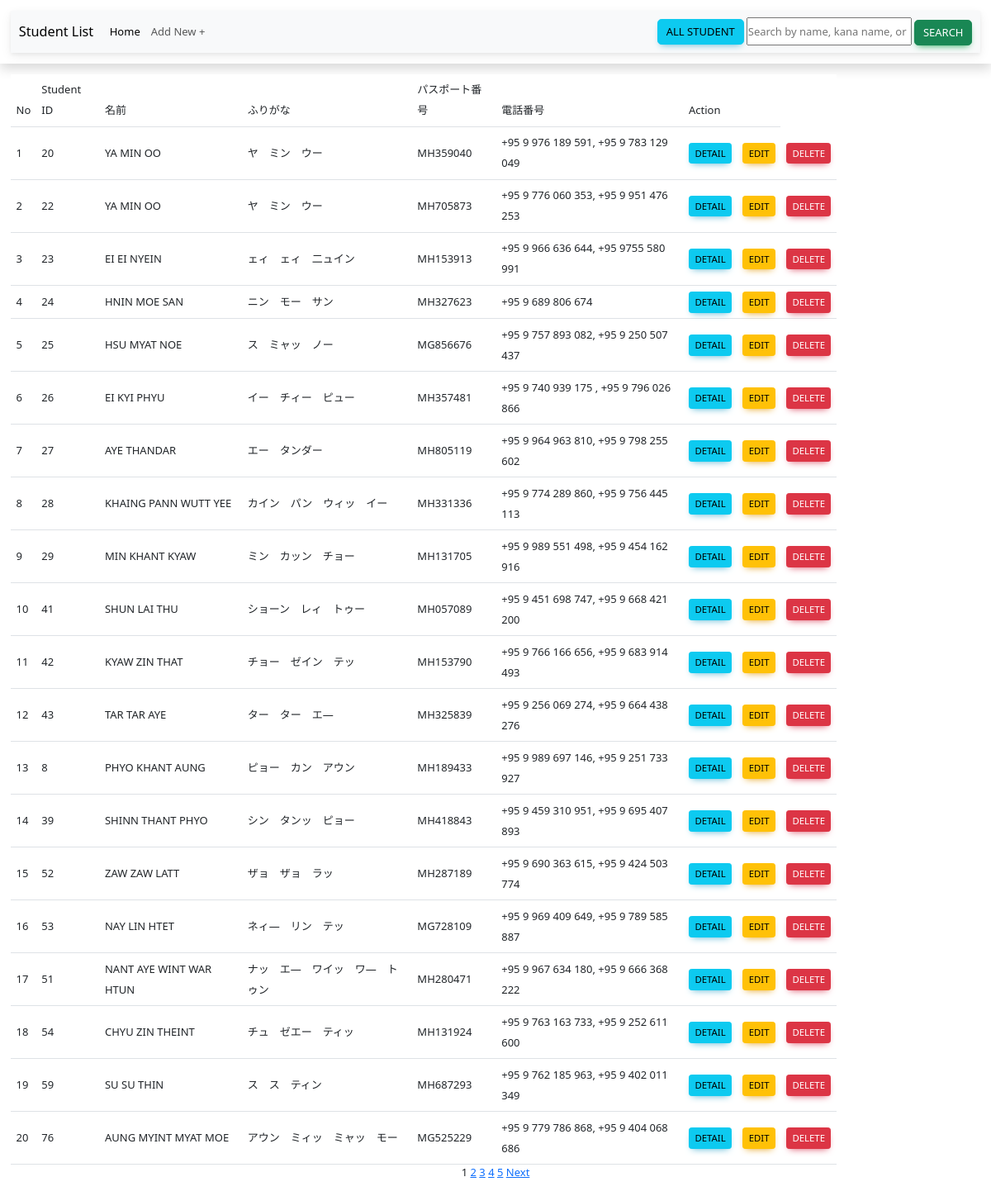
The page / on the database its author committed.
### tables this page shows
CREATE TABLE `student` (
  `id` int(11) NOT NULL,
  `student_id` varchar(255) NOT NULL,
  `photo` varchar(255) NOT NULL,
  `name` varchar(255) NOT NULL,
  `kana_name` varchar(255) NOT NULL,
  `gender` varchar(6) NOT NULL,
  `dob` date NOT NULL,
  `age` int(11) NOT NULL,
  `country` varchar(255) NOT NULL,
  `religion` varchar(255) NOT NULL,
  `nrc_id` varchar(255) NOT NULL,
  `passport` varchar(255) NOT NULL,
  `address` text NOT NULL,
  `per_address` text NOT NULL,
  `tel` varchar(255) NOT NULL,
  `start_date` datetime NOT NULL DEFAULT '0000-00-00 00:00:00' ON UPDATE current_timestamp(),
  `jp_lan_skill` varchar(255) NOT NULL,
  `height` int(11) NOT NULL,
  `weight` int(11) NOT NULL,
  `marriage` varchar(10) NOT NULL,
  `blood_type` varchar(20) NOT NULL,
  `eye_test` varchar(255) NOT NULL,
  `color_blind` varchar(10) NOT NULL,
  `hand` varchar(5) NOT NULL,
  `cook` varchar(10) NOT NULL,
  `disease` varchar(10) NOT NULL,
  `tattoo` varchar(10) NOT NULL,
  `smoke` varchar(10) NOT NULL,
  `drunk` varchar(10) NOT NULL,
  `languages` varchar(255) NOT NULL,
  `certificate` varchar(255) NOT NULL,
  `objective` text NOT NULL,
  `teamwork` varchar(10) NOT NULL,
  `family_income` int(11) NOT NULL,
  `type_of_visa` varchar(255) NOT NULL,
  `planning_money` int(11) NOT NULL,
  `myanmar_job` text NOT NULL,
  `form` varchar(10) NOT NULL,
  `old_visa` varchar(255) DEFAULT NULL
);

### index.php (the view, shortened to what this page needs)
<?php
require "server/db.php";
require "header.php";
$record_per_page = 20;
$page = isset($_GET['page']) ? intval($_GET['page']) : 1;
$start_page = ($page - 1) * $record_per_page;
$search_query = '';
$student_query = "SELECT * FROM student";
$student_query .= " LIMIT :start_page, :record_per_page";
$s = $pdo->prepare($student_query);
$s->bindParam(":start_page", $start_page, PDO::PARAM_INT);
$s->bindParam(":record_per_page", $record_per_page, PDO::PARAM_INT);
$s->execute();
$results = $s->fetchAll(PDO::FETCH_ASSOC);
?>
<div class="header w-auto shadow m-auto p-3">
     <nav class="navbar navbar-expand-lg bg-body-tertiary">
          <div class="container-fluid">
               <a class="navbar-brand" href="index.php">Student List</a>
               <div class="collapse navbar-collapse" id="navbarSupportedContent">
                    <ul class="navbar-nav me-auto mb-2 mb-lg-0">
                         <li class="nav-item">
                              <a class="nav-link active" aria-current="page" href="index.php">Home</a>
                         </li>
                         <li class="nav-item">
                              <a class="nav-link" href="datainput.php">Add New +</a>
                         </li>
                    </ul>
                    <a href="index.php" class="p-1"><button class="btn btn-info">All Student</button></a>
                    <form action="" method="GET">
                         <input type="text" name="q" value="<?= htmlentities($search_query) ?>" placeholder="Search by name, kana name, or passport" style="line-height: 30px; width: 200px;">
                         <input type="submit" value="Search" class="btn btn-success">
                    </form>
               </div>
          </div>
     </nav>
</div>
<div class="col-10">
     <table class="table m-3 align-middle mb-0 bg-white">
          <thead>
               <tr>
                    <th scope="col">No</th>
                    <th scope="col">Student ID</th>
                    <th scope="col">名前</th>
                    <th scope="col">ふりがな</th>
                    <th scope="col">パスポート番号</th>
                    <th scope="col">電話番号</th>
                    <th scope="col" colspan="2">Action</th>
               </tr>
          </thead>
          <tbody>
               <?php foreach ($results as $key => $value) { ?>
                    <th><?= ++$key ?></th>
                    <td scope="row"><?= $value['student_id'] ?></td>
                    <td scope="row"><?= $value['name'] ?></td>
                    <td scope="row"><?= $value['kana_name'] ?></td>
                    <td scope="row"><?= $value['passport'] ?></td>
                    <td scope="row"><?= $value['tel'] ?></td>
                    <td scope="row"><a href="cv.php?id=<?= $value['student_id'] ?>" class="btn btn-sm btn-info" target="_blank">Detail</a>
                    </td>
                    <td scope="row"> <a href="data_edit.php?id=<?= $value['student_id'] ?>" class="btn btn-sm btn-warning" target="_blank">Edit</a>
                    </td>
                    <td scope="row">
                         <a href="delete.php?id=<?= $value['student_id']; ?>" class="btn btn-sm btn-danger" onclick="confirmDelete(event, '<?= $value['student_id']; ?>')">Delete</a>
                    </td>
               <?php  } ?>
          </tbody>
     </table>
</div>
<div class="pagination m-auto" style="width: fit-content;">
     <?php
     $page_qry = "SELECT * FROM student";
     $page_res = $pdo->prepare($page_qry);
     $page_res->execute();
     $total_records = $page_res->rowCount();
     $total_pages = ceil($total_records / $record_per_page);
     echo '<div>';
     for ($i = 1; $i <= $total_pages; $i++) {
          if ($i === $page) {
               echo '<span>' . $i . '</span> ';
          } else {
               echo '<a href="?page=' . $i . '&q=' . urlencode($search_query) . '">' . $i . '</a> ';
          }
     }
     if ($page < $total_pages) {
          echo '<a href="?page=' . ($page + 1) . '&q=' . urlencode($search_query) . '">Next</a>';
     }
     echo '</div>';
     ?>
</div>
<?php
require "footer.php";
?>

### header.php (shortened to what this page needs)
<!DOCTYPE html>
<html lang="en">
<head>
     <link href="https://cdnjs.cloudflare.com/ajax/libs/font-awesome/6.0.0/css/all.min.css" rel="stylesheet" />
     <link href="https://cdnjs.cloudflare.com/ajax/libs/mdb-ui-kit/6.4.0/mdb.min.css" rel="stylesheet" />
     <link rel="stylesheet" href="./css/bootstrap.min.css">
     <link rel="stylesheet" href="./css/main.css">
</head>
<body>

### footer.php (shortened to what this page needs)
</body>
</html>

### css/main.css (style rules this page uses)
* { margin: 0; padding: 0; box-sizing: border-box; font-size: 13px; }
span { padding: 20px 0px; text-align: left; }
table { width: 100%; border-collapse: collapse; }
th, td { line-height: 25px; padding: 5px; text-align: left; }

### rows shown on the page
student: student "20", name "YA MIN OO", kana_name "ヤ ミン ウー", passport "MH359040", tel "+95 9 976 189 591, +95 9 783 129 049"
student: student "22", name "YA MIN OO", kana_name "ヤ ミン ウー", passport "MH705873", tel "+95 9 776 060 353, +95 9 951 476 253"
student: student "23", name "EI EI NYEIN", kana_name "ェィ ェィ 二ュイン", passport "MH153913", tel "+95 9 966 636 644, +95 9755 580 991"
student: student "24", name "HNIN MOE SAN", kana_name "ニン モー サン", passport "MH327623", tel "+95 9 689 806 674"
student: student "25", name "HSU MYAT NOE", kana_name "ス ミャッ ノー", passport "MG856676", tel "+95 9 757 893 082, +95 9 250 507 437"
student: student "26", name "EI KYI PHYU", kana_name "イー チィー ピュー", passport "MH357481", tel "+95 9 740 939 175 , +95 9 796 026 866"
student: student "27", name "AYE THANDAR", kana_name "エー タンダー", passport "MH805119", tel "+95 9 964 963 810, +95 9 798 255 602"
student: student "28", name "KHAING PANN WUTT YEE", kana_name "カイン パン ウィッ イー", passport "MH331336", tel "+95 9 774 289 860, +95 9 756 445 113"
student: student "29", name "MIN KHANT KYAW", kana_name "ミン カッン チョー", passport "MH131705", tel "+95 9 989 551 498, +95 9 454 162 916"
student: student "41", name "SHUN LAI THU", kana_name "ショーン レィ トゥー", passport "MH057089", tel "+95 9 451 698 747, +95 9 668 421 200"
student: student "42", name "KYAW ZIN THAT", kana_name "チョー ゼイン テッ", passport "MH153790", tel "+95 9 766 166 656, +95 9 683 914 493"
student: student "43", name "TAR TAR AYE", kana_name "ター ター エ―", passport "MH325839", tel "+95 9 256 069 274, +95 9 664 438 276"
student: student "8", name "PHYO KHANT AUNG", kana_name "ピョー カン アウン", passport "MH189433", tel "+95 9 989 697 146, +95 9 251 733 927"
student: student "39", name "SHINN THANT PHYO", kana_name "シン タンッ ピョー", passport "MH418843", tel "+95 9 459 310 951, +95 9 695 407 893"
student: student "52", name "ZAW ZAW LATT", kana_name "ザョ ザョ ラッ", passport "MH287189", tel "+95 9 690 363 615, +95 9 424 503 774"
student: student "53", name "NAY LIN HTET", kana_name "ネィ― リン テッ", passport "MG728109", tel "+95 9 969 409 649, +95 9 789 585 887"
student: student "51", name "NANT AYE WINT WAR HTUN", kana_name "ナッ エ― ワイッ ワ― トゥン", passport "MH280471", tel "+95 9 967 634 180, +95 9 666 368 222"
student: student "54", name "CHYU ZIN THEINT", kana_name "チュ ゼエー ティッ", passport "MH131924", tel "+95 9 763 163 733, +95 9 252 611 600"
student: student "59", name "SU SU THIN", kana_name "ス ス ティン", passport "MH687293", tel "+95 9 762 185 963, +95 9 402 011 349"
student: student "76", name "AUNG MYINT MYAT MOE", kana_name "アウン ミィッ ミャッ モー", passport "MG525229", tel "+95 9 779 786 868, +95 9 404 068 686"
